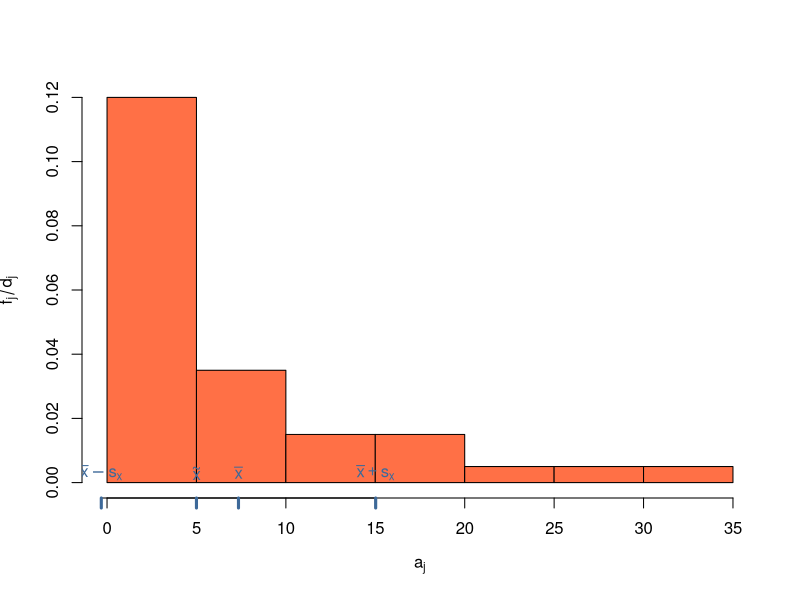

Generate this figure with R:
distances <- read.table("A3_Messdaten.txt")

x <- sort(distances$V1)
print(x)
print(table(x))

xm   <- mean(x)
xvar <- var(x)
xsd  <- sd(x)
xmed <- median(x)
xqs  <- quantile(x, probs = c(0.05, 0.95), type = 2)

cat(xm, xvar, xsd, xmed, sep = ", ")

print(xqs)

hist(x, freq=FALSE, ylim=c(0, 0.12),
     col=c("#FF7046"), main="", 
     xlab=expression(a[j]), ylab=expression(f[j]/d[j]))

axis(1, at=c(xm-xsd, xmed, xm, xm+xsd), labels=rep("", 4),
     lwd.ticks=3, col.ticks="#3D6999")
text(x=c(xm-xsd, xmed, xm, xm+xsd), y=0.003,
     labels=c(expression(bar(x) - s[x]), expression(tilde(x)),
     expression(bar(x)), expression(bar(x) + s[x])),
     col="#3D6999", font=2)

